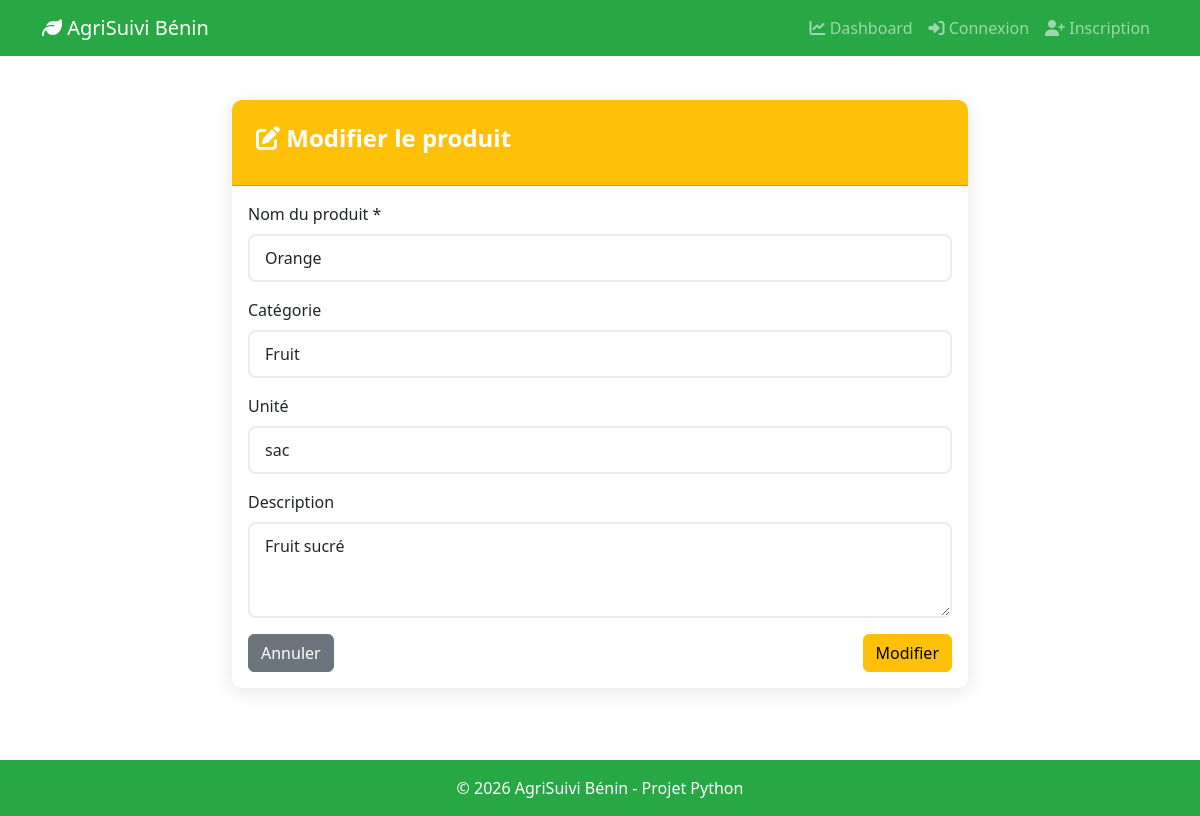
The page /products/edit/1 on the database its author committed.
### models.py (models this page shows)
class Product(Base):
    __tablename__ = "products"
    id = Column(Integer, primary_key=True, index=True)
    name = Column(String(100), index=True)
    category = Column(String(50))
    unit = Column(String(20))
    description = Column(Text, nullable=True)
    created_at = Column(DateTime, default=datetime.now)
    created_by = Column(Integer, ForeignKey("users.id"), nullable=True)
    stocks = relationship("Stock", back_populates="product")
    prices = relationship("Price", back_populates="product")
    creator = relationship("User")

### main.py (the view)
@app.get("/products/edit/{product_id}")
async def edit_product_form(request: Request, product_id: int, db: Session = Depends(get_db)):
    product = db.query(models.Product).filter(models.Product.id == product_id).first()
    return templates.TemplateResponse(
        "products/edit.html",
        {"request": request, "product": product}
    )

### templates/products/edit.html (shortened to what this page needs)
{% extends "base.html" %}
{% block content %}
<div class="row justify-content-center">
    <div class="col-md-8">
        <div class="card">
            <div class="card-header bg-warning text-white">
                <h4><i class="fas fa-edit"></i> Modifier le produit</h4>
            </div>
            <div class="card-body">
                <form method="post">
                    <div class="mb-3">
                        <label for="name" class="form-label">Nom du produit *</label>
                        <input type="text" class="form-control" id="name" name="name"
                               value="{{ product.name }}" required>
                    </div>
                    <div class="mb-3">
                        <label for="category" class="form-label">Catégorie</label>
                        <select class="form-control" id="category" name="category">
                            <option value="Fruit" {% if product.category == 'Fruit' %}selected{% endif %}>Fruit</option>
                        </select>
                    </div>
                    <div class="mb-3">
                        <label for="unit" class="form-label">Unité</label>
                        <select class="form-control" id="unit" name="unit">
                            <option value="sac" {% if product.unit == 'sac' %}selected{% endif %}>sac</option>
                        </select>
                    </div>
                    <div class="mb-3">
                        <label for="description" class="form-label">Description</label>
                        <textarea class="form-control" id="description" name="description" rows="3">{{ product.description or '' }}</textarea>
                    </div>
                    <div class="d-flex justify-content-between">
                        <a href="/products" class="btn btn-secondary">Annuler</a>
                        <button type="submit" class="btn btn-warning">Modifier</button>
                    </div>
                </form>
            </div>
        </div>
    </div>
</div>
{% endblock %}

### static/css/style.css (style rules this page uses)
body { min-height: 100vh; display: flex; flex-direction: column; }
.card { box-shadow: 0 2px 4px rgba(0,0,0,0.1); transition: transform 0.2s; }
.card { border: none; border-radius: 10px; box-shadow: 0 4px 20px rgba(0,0,0,0.1); }
.card-header { border-radius: 10px 10px 0 0 !important; padding: 1.5rem; }
.card-header h4 { font-weight: 600; }
.form-control { border-radius: 8px; padding: 10px 15px; border: 2px solid #e9ecef; transition: all 0.3s; }

### rows shown on the page
Product: name "Orange", category "Fruit", unit "sac", description "Fruit sucré"
